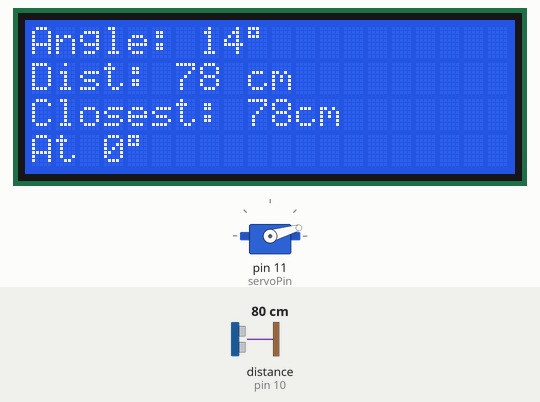
This sketch was run on a simulated Arduino Uno, built with avr-gcc and run on an emulated ATmega328P. On the bench: 20×4 character LCD, servo. Wiring (inferred from the names in the program): ultrasonic range finder: trigger pin 9; echo pin 10. The test bench sets the inputs (shaded band); at power-on: distance to the obstacle (sensor on pin 10) 80 cm. The echo pulse lasts 58.3 µs per cm.

Above: at 1.2 s.
1.3 s: distance to the obstacle (sensor on pin 10) set to 18 cm
At 1.88 s:
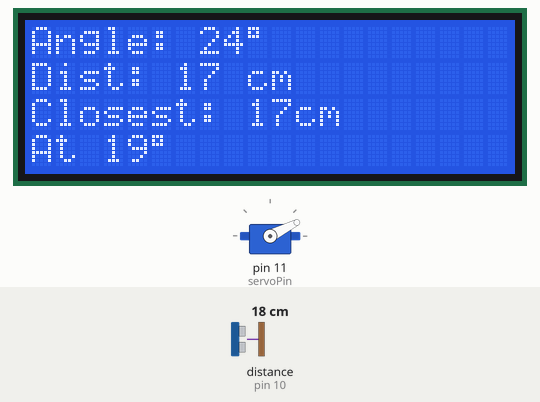
4.2 s: distance to the obstacle (sensor on pin 10) set to 2 cm
At 4.51 s:
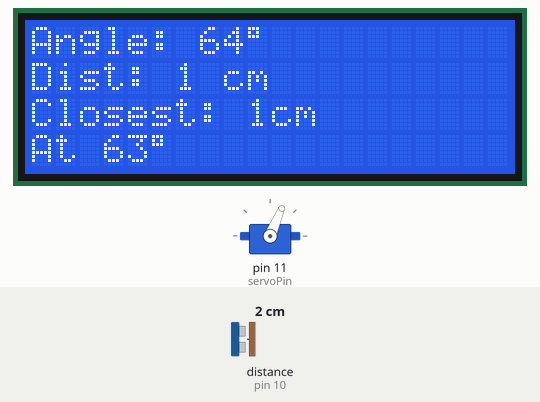
6.8 s: distance to the obstacle (sensor on pin 10) set to 60 cm
At 7.06 s:
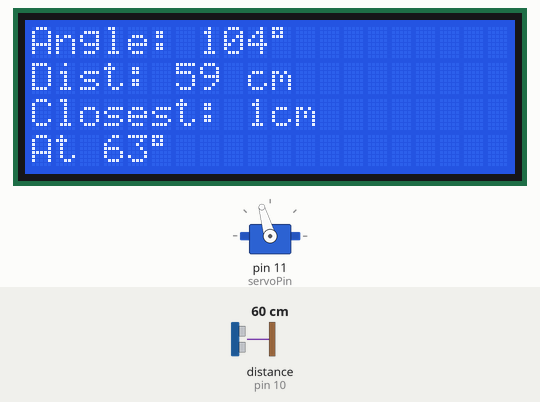
9.4 s: distance to the obstacle (sensor on pin 10) set to 4 cm
At 9.76 s:
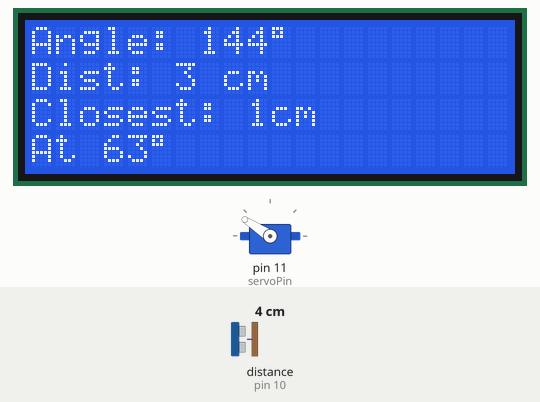
12.0 s: distance to the obstacle (sensor on pin 10) set to 156 cm
At 12.67 s:
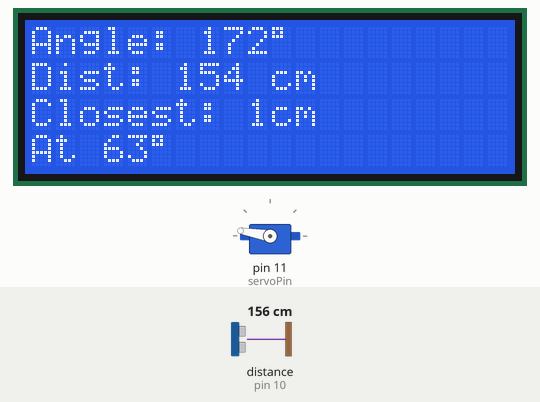
15.0 s: distance to the obstacle (sensor on pin 10) set to 164 cm
At 15.33 s:
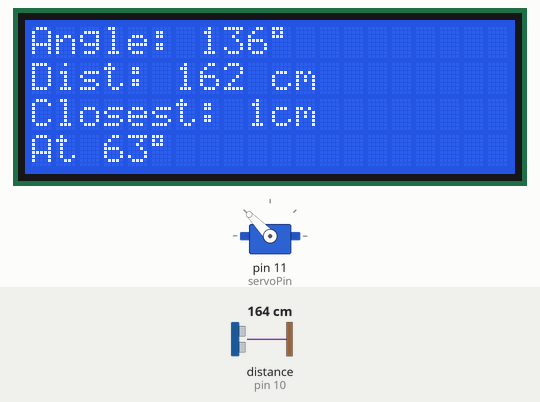
Timing chart, 0 to 19.0 s (numbered marks = the images above; inputs shaded):
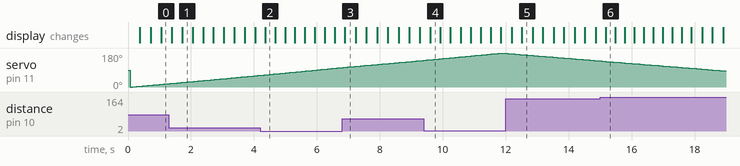

The sketch:

code10.ino
```cpp
#include <Wire.h>
#include <LiquidCrystal_I2C.h>
#include <Servo.h>

LiquidCrystal_I2C lcd(0x27, 20, 4);

const int trigPin = 9;
const int echoPin = 10;
const int servoPin = 11;

Servo servo;
int servoPos = 0;
bool sweepForward = true;

int minDist = 999;
int minAngle = 0;
unsigned long lastScanTime = 0;

void setup() {
  lcd.init();
  lcd.backlight();
  servo.attach(servoPin);
  pinMode(trigPin, OUTPUT);
  pinMode(echoPin, INPUT);
}

void loop() {
  if (millis() - lastScanTime > 20) {
    servo.write(servoPos);
    int distance = getDistance();

    if (distance > 0 && distance < minDist) {
      minDist = distance;
      minAngle = servoPos;
    }

    lcd.clear();
    lcd.setCursor(0, 0);
    lcd.print("Angle: "); lcd.print(servoPos); lcd.print((char)223);
    lcd.setCursor(0, 1);
    lcd.print("Dist: ");
    if (distance == -1) lcd.print("No Obj");
    else lcd.print(distance); lcd.print(" cm");

    lcd.setCursor(0, 2);
    lcd.print("Closest: "); lcd.print(minDist); lcd.print("cm");
    lcd.setCursor(0, 3);
    lcd.print("At "); lcd.print(minAngle); lcd.print((char)223);

    // Sweep
    if (sweepForward) {
      servoPos++;
      if (servoPos >= 180) sweepForward = false;
    } else {
      servoPos--;
      if (servoPos <= 0) sweepForward = true;
    }

    lastScanTime = millis();
  }
}

int getDistance() {
  digitalWrite(trigPin, LOW); delayMicroseconds(2);
  digitalWrite(trigPin, HIGH); delayMicroseconds(10);
  digitalWrite(trigPin, LOW);
  long duration = pulseIn(echoPin, HIGH, 20000);
  if (duration == 0) return -1;
  return duration * 0.034 / 2;
}
```

Measured:
- the behaviour switches between 159 and 160 cm on distance to the obstacle (sensor on pin 10) (found by bisection; images 5 and 6)
